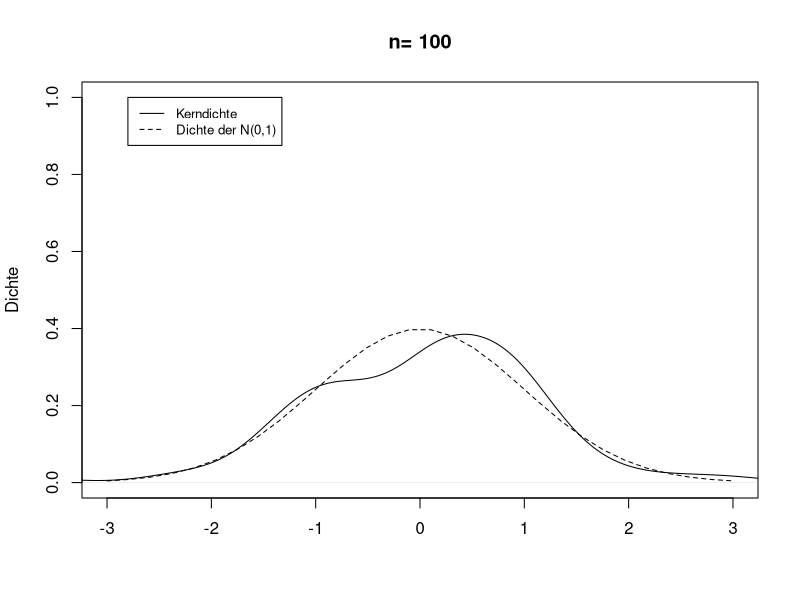
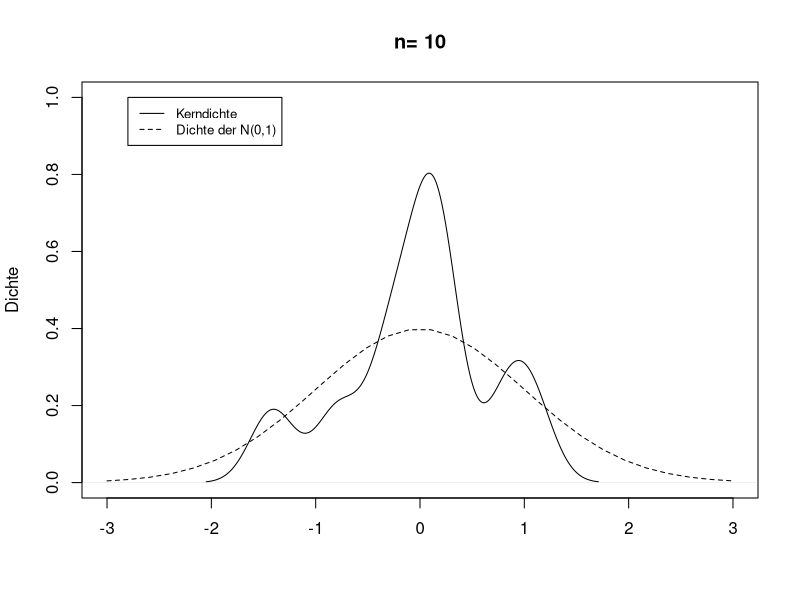
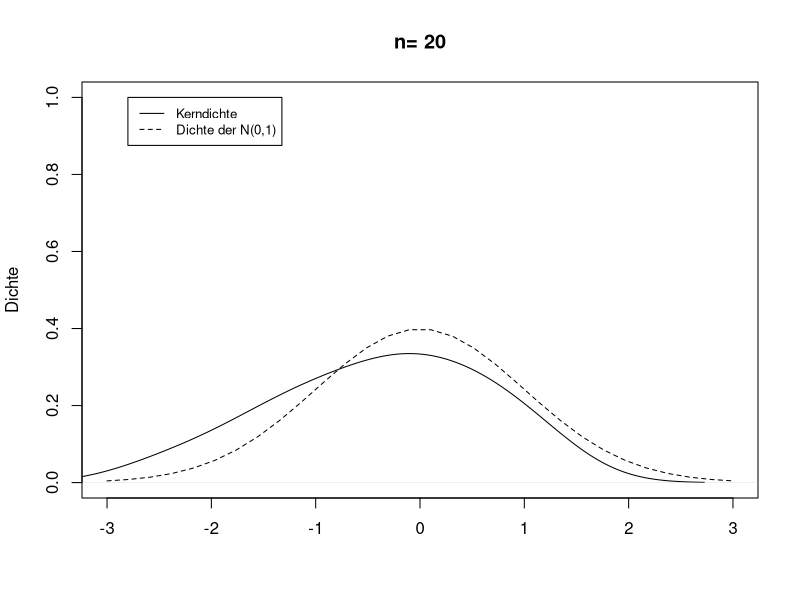
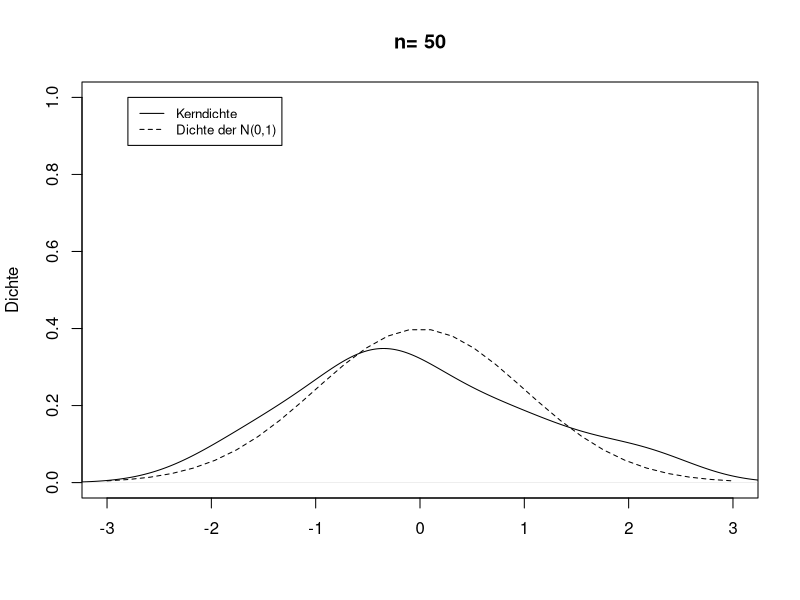
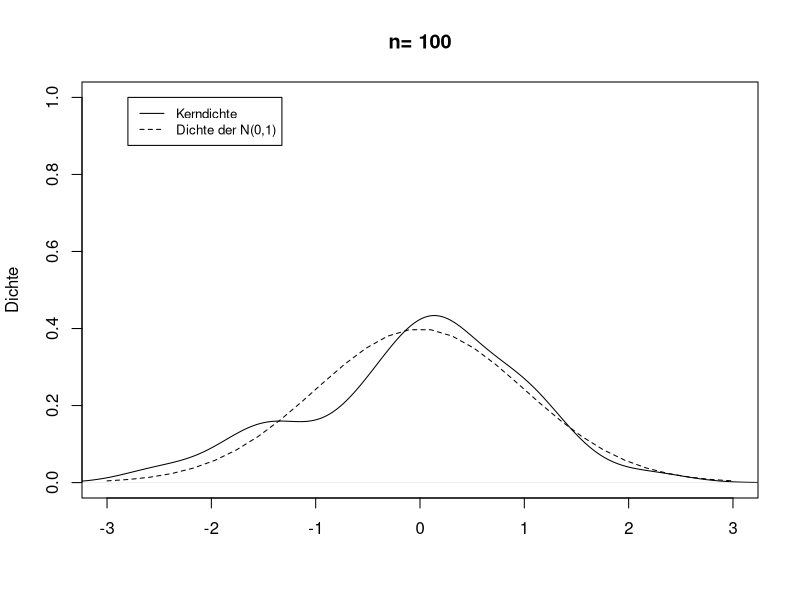
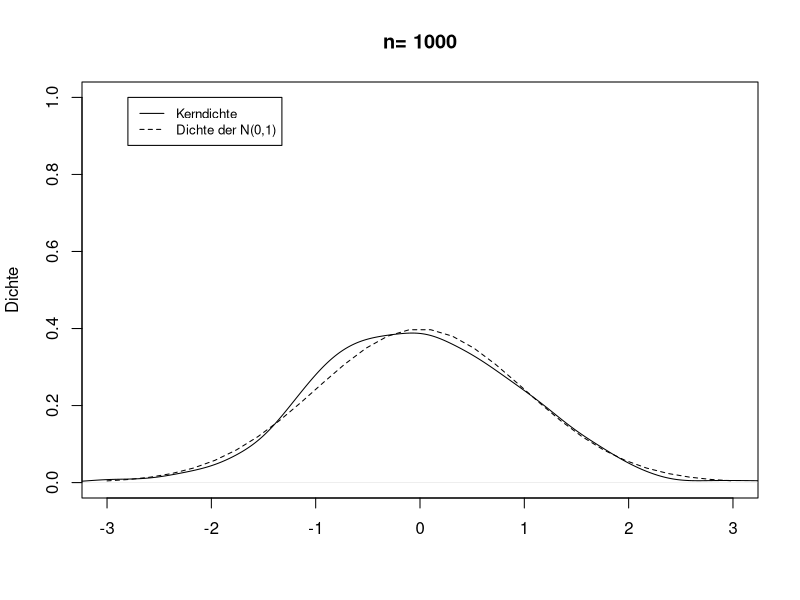
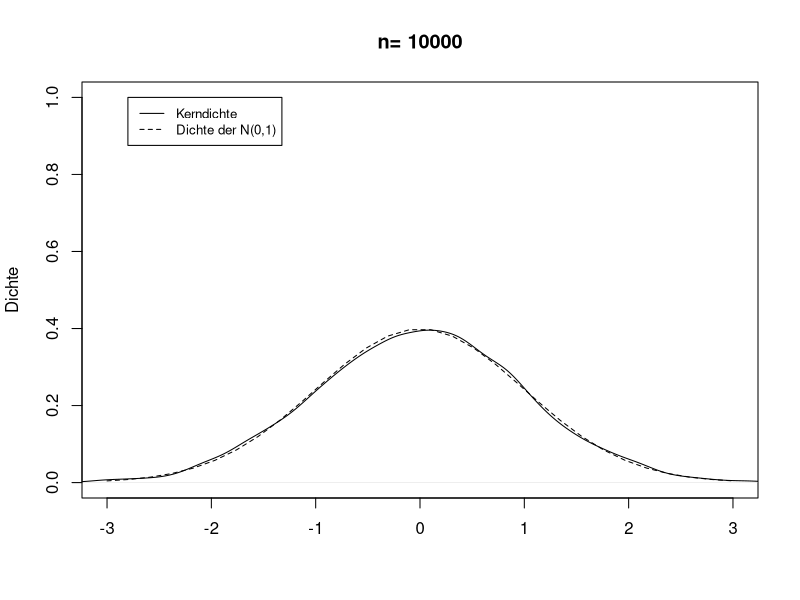

Reproduce these figures in R, in order.
################################################################################
# Lösung Aufgabe 7.9 
################################################################################


############################### VORBEREITUNG ###################################

# Lösche alle möglicherweise vorhandenen Objekte im Arbeitsbereich
rm(list = ls())

# Für die Reproduzierbarkeit setzen wir einen seed
set.seed(5671345)

# Berechne und speichere in z.dichte 30 Werte der Dichte der 
# N(0,1) Verteilung im Bereich -3 bis 3
x <- seq(-3, 3, length = 30)
z.dichte <- dnorm(x)


####################### Zunächst exemplarisch für n=100 ########################

# Ziehe n=100 Zufallszahlen aus N(0,1) Verteilung 
n <- 100
s <- rnorm(n)

# Zeichne Kerndichteschätzer und Dichte in einer Grafik
plot(density(s), xlim=c(-3,3), ylim=c(0,1), lty=1, 
     main=paste("n=",n), xlab="", ylab="Dichte")
lines(x, z.dichte,lwd = 1,lty=2)
legend(-2.8, 1, legend=c("Kerndichte","Dichte der N(0,1)"),
       lty=1:2, cex=0.8)

######## Jetzt allgemeinere Funktion für beliebigen Stichprobenumfang n ########

plot.dichte <- function(n){
  
  s <- rnorm(n=n)
  
  plot(density(s), xlim=c(-3,3), ylim=c(0,1),lty=1, 
       main=paste("n=",n), xlab="",ylab="Dichte")
  lines(x, z.dichte, lwd = 1, lty=2)
  legend(-2.8, 1, legend=c("Kerndichte","Dichte der N(0,1)"),
         lty=1:2, cex=0.8)
}

# Anwendung der Funktion für verschiedene Stichprobenumfänge
plot.dichte(10)
plot.dichte(20)
plot.dichte(50)
plot.dichte(100)
plot.dichte(1000)
plot.dichte(10000)


# Speichern der Grafiken im pdf Format anstatt Ausgabe am Bildschirm

pdf("loes7_9_n10.pdf")
par(cex=1.5)
plot.dichte(10)
dev.off()

pdf("loes7_9_n20.pdf")
par(cex=1.5)
plot.dichte(20)
dev.off()

pdf("loes7_9_n50.pdf")
par(cex=1.5)
plot.dichte(50)
dev.off()

pdf("loes7_9_n100.pdf")
par(cex=1.5)
plot.dichte(100)
dev.off()

pdf("loes7_9_n1000.pdf")
par(cex=1.5)
plot.dichte(10)
dev.off()

pdf("loes7_9_n10000.pdf")
par(cex=1.5)
plot.dichte(10000)
dev.off()


